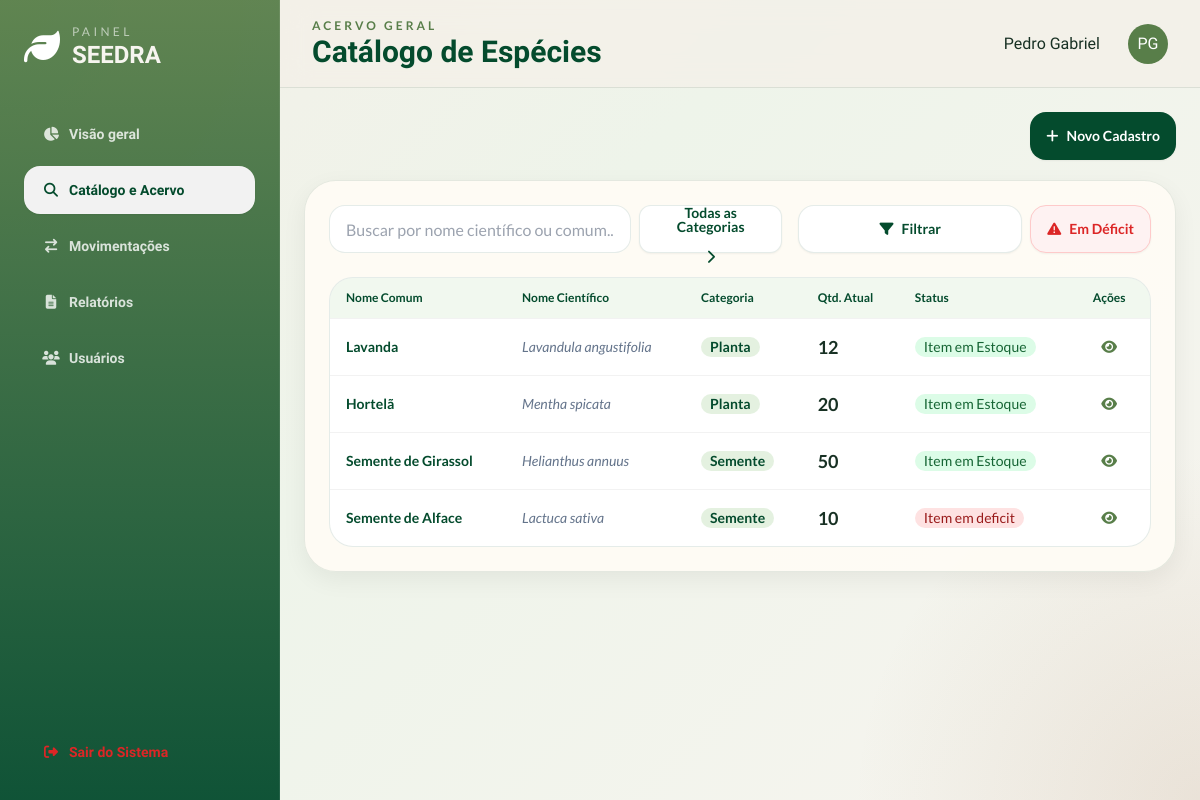
Page /catalogo (signed in) on the committed database.
### models.py (models this page shows)
class Usuarios(db.Model, UserMixin):
    __tablename__ = 'usuarios'
    id = db.Column(db.Integer, primary_key = True)
    nome = db.Column(db.String(50), nullable = False)
    email = db.Column(db.String(50), nullable = False, unique = True)
    senha = db.Column(db.String(), nullable = False)
    usuario_instituicoes = db.relationship('UsuarioInstituicoes', back_populates = 'usuarios')

class Item(db.Model):
    __tablename__= 'items'
    id = db.Column(db.Integer, primary_key = True)
    nome = db.Column(db.String(50), nullable = False, unique = True)
    quantidade = db.Column(db.Integer, nullable = False, default = 0)
    n_cientifico = db.Column(db.String(50), nullable = False , unique = True)
    categoria = db.Column(db.String(20), nullable = False)
    deficit_limit = db.Column(db.Integer, nullable = False, default = 0)
    obs = db.Column(db.Text)
    data_cadastro = db.Column(db.Date, nullable = False)
    movimentacoes = db.relationship('Movimentacao', back_populates = 'item', lazy = True)
    def em_deficit(self):
        return self.quantidade < self.deficit_limit

### app.py (the view)
@app.route('/catalogo', methods=['GET'])
@login_required
def catalogo():
    itens = Item.query.all()
    itens_def = sum(1 for item in itens if item.em_deficit())
    alfabetica = Item.query.order_by(Item.nome.asc()).all()
    return render_template('catalogo.html', itens=itens, itens_def=itens_def, itens_alfabetica = alfabetica)

### app.py (called while the page is built)
@login_manager.user_loader
def load_user(user_id):
    return Usuarios.query.get(int(user_id))

### controllers/login.py (called while the page is built)
def login_required(f):
  @wraps(f)
  def decorated_function(*args, **kwargs):
      if 'usuarios_id' not in session:
         flash("Faça login primeiro!", 'erro')
         return redirect(url_for('login.login'))
      return f(*args, **kwargs)
  return decorated_function

### templates/catalogo.html (shortened to what this page needs)
{% extends 'base.html' %}
{% set page_id = 'catalogo' %}
{% block header_subtitle %}Acervo Geral{% endblock %}
{% block header_title %}Catálogo de Espécies{% endblock %}
{% block content %}
<div class="flex justify-end mb-4">
    <a href="{{ url_for('novo_item') }}" class="btn rounded-2xl border-0 bg-seedra-leafDark hover:bg-seedra-leafMid text-white font-lato">
        <i class="fa-solid fa-plus"></i> Novo Cadastro
    </a>
</div>
<section class="mt-5 soft-card rounded-[2rem] p-6">
    <div class="flex flex-col md:flex-row gap-4 justify-between items-center mb-6">
        <div class="flex-1 w-full flex gap-2">
            <input type="text" placeholder="Buscar por nome científico ou comum..." class="input input-bordered rounded-2xl bg-white border-seedra-leafDark/10 w-full max-w-md font-lato" id="c_search" />
            <div class="relative inline-block w-56">
                <button id="c_btn" class="btn w-full flex justify-center rounded-xl bg-white font-lato text-seedra-leafDark border-seedra-leafDark/10 gap-4 hover:bg-seedra-leafMid hover:text-white">
                    <span id="content_span" class=" transition-transform easy-in-out">Todas as Categorias</span>
                    <i id="c_arrow" class="fa-solid fa-chevron-right transition-transform"></i>
                </button>
            </div>
        </div>
        <div class="flex gap-2">
            <div class="relative inline-block w-56 ">
                <button class="w-full flex justify-center btn rounded-2xl bg-white text-seedra-leafDark border border-seedra-leafDark/10 hover:bg-seedra-leafMid hover:text-white hover:border-seedra-seedSand shadow-sm font-lato" id="filter_button">
                    <i id="filter_span" class="fa-solid fa-filter"></i> Filtrar
                </button>
            </div>
            <button class="btn rounded-2xl bg-red-50 text-red-600 border border-red-200 hover:bg-red-100 hover:border-red-300 shadow-sm font-lato" id="btn_deficit">
                <i class="fa-solid fa-triangle-exclamation"></i> Em Déficit
            </button>
        </div>
    </div>
    <div class="overflow-x-auto rounded-[1.5rem] border border-seedra-leafDark/10 bg-white">
        <table class="table font-lato">
            <thead class="bg-seedra-leafLight/10 text-seedra-leafDark">
                <tr>
                    <th>Nome Comum</th>
                    <th>Nome Científico</th>
                    <th>Categoria</th>
                    <th>Qtd. Atual</th>
                    <th>Status</th>
                    <th class="text-center">Ações</th>
                </tr>
            </thead>
            <tbody>
                {% for item in itens %}
                <tr id="list_order_normal" class="{% if item.em_deficit() %}item_deficit{% else %}item_ok{% endif %} transition {% if item.categoria == 'Semente' %} c_semente {% else %} c_planta {% endif %}">
                    <td class="font-bold text-seedra-leafDark">{{ item.nome }}</td>
                    <td class="italic text-slate-500">{{ item.n_cientifico }}</td>
                    <td><span class="badge border-0 bg-seedra-leafLight/20 text-seedra-leafDark font-bold">{{ item.categoria}}</span></td>
                    <td class="metric-value font-bold text-lg">{{ item.quantidade }}</td>
                    <td><span class="badge border-0 {% if item.em_deficit() %} bg-red-100 text-red-800 {% else %} bg-green-100 text-green-800 {% endif %}">
                        {% if item.em_deficit() %}
                            Item em deficit
                        {% else %}
                            Item em Estoque
                        {% endif %}
                    </span></td>
                    <td class="text-center">
                        <a href="{{ url_for('detalhes_item', id=item.id) }}" class="btn btn-sm btn-ghost text-seedra-leafMid rounded-xl"><i class="fa-solid fa-eye"></i></a>
                    </td>
                </tr>
                {% endfor %}
            </tbody>
        </table>
    </div>
</section>
{% endblock %}

### templates/base.html (shortened to what this page needs)
<!DOCTYPE html>
<html lang="pt-BR" data-theme="light">
<head>
  <link rel="stylesheet" href="/static/css/style.css" />
  <script src="/static/js/tailwind.config.js" defer></script>
  <script src="https://cdn.tailwindcss.com"></script>
  <link href="https://cdn.jsdelivr.net/npm/daisyui@4.12.10/dist/full.min.css" rel="stylesheet" type="text/css" />
  <link rel="stylesheet" href="https://cdnjs.cloudflare.com/ajax/libs/font-awesome/6.4.0/css/all.min.css">
</head>
<body class="font-sans">
  <div class="dashboard-shell">
    <aside class="sidebar p-5 lg:p-6 flex flex-col gap-6">
      <div class="flex items-center gap-3">
        <i class="fa-solid fa-leaf text-4xl text-white"></i>
        <div>
          <p class="text-xs uppercase tracking-[0.28em] text-white/60 font-lato">Painel</p>
          <h1 class="text-2xl font-extrabold leading-tight">SEEDRA</h1>
        </div>
      </div>
      {% block nav %}
        <nav class="space-y-2 mt-4">
          <a href="{{ url_for('dashboard') }}" class="btn btn-block justify-start  hover:bg-white/20 hover:text-white  rounded-2xl {{ 'text-seedra-leafDark border-white/10 bg-white/14' if page_id =='visao' else 'btn-ghost text-white/80 hover:bg-white/10' }}"><i class="fa-solid fa-chart-pie w-5"></i> Visão geral</a>
          <a href="{{ url_for('catalogo') }}" class="btn btn-block justify-start  hover:bg-white/20 hover:text-white  rounded-2xl {{ 'text-seedra-leafDark border-white/10 bg-white/14' if page_id =='catalogo' else 'btn-ghost text-white/80 hover:bg-white/10' }}"><i class="fa-solid fa-magnifying-glass w-5"></i>Catálogo e Acervo</a>
          <a href="{{ url_for('movimentacao') }}" class="btn btn-block justify-start  hover:bg-white/20 hover:text-white  rounded-2xl {{ 'text-seedra-leafDark border-white/10 bg-white/14' if page_id =='movimentacoes' else 'btn-ghost text-white/80 hover:bg-white/10' }}"><i class="fa-solid fa-arrow-right-arrow-left w-5"></i>Movimentações</a>
          <a href="{{ url_for('relatorios') }}" class="btn btn-block justify-start  hover:bg-white/20 hover:text-white  rounded-2xl {{ 'text-seedra-leafDark border-white/10 bg-white/14' if page_id =='relatorios' else 'btn-ghost text-white/80 hover:bg-white/10' }}"><i class="fa-solid fa-file-lines w-5"></i>Relatórios</a>
          <a href="{{ url_for('usuarios') }}" class="btn btn-block justify-start  hover:bg-white/20 hover:text-white  rounded-2xl {{ 'text-seedra-leafDark border-white/10 bg-white/14' if page_id =='usuarios' else 'btn-ghost text-white/80 hover:bg-white/10' }}"><i class="fa-solid fa-users w-5"></i>Usuários</a>
        </nav>
      {% endblock %}
      <div class="mt-auto">
        <a href="{{ url_for('logout') }}" class="btn btn-block justify-start btn-ghost text-red-600  hover:scale-110  hover:bg-transparent rounded-2xl"><i class="fa-solid fa-right-from-bracket w-5"></i> Sair do Sistema</a>
      </div>
    </aside>
    <header class="topbar px-5 lg:px-8 flex items-center justify-between gap-4">
      <div>
        <p class="text-xs uppercase tracking-[0.25em] text-seedra-leafMid font-semibold font-lato">{% block header_subtitle %}SEEDRA{% endblock %}</p>
        <h2 class="text-2xl md:text-3xl font-extrabold text-seedra-leafDark">{% block header_title %}Painel de Controle{% endblock %}</h2>
      </div>
      <div class="flex items-center gap-3">
        <span>{% if current_user.is_authenticated %}{{current_user.nome}} {% endif %}</span>
        <div class="avatar placeholder ml-4">
          <div class="bg-seedra-leafMid text-white rounded-full w-10">
            <span>PG</span>
          </div>
        </div>
      </div>
    </header>
    <main class="main">
      {% block content %}
      {% endblock %}
    </main>
  </div>
</body>
</html>

### static/css/style.css (style rules this page uses)
:root { --leaf-dark: #044b2d; --leaf-mid: #587e49; --leaf-light: #78b863; --seed-brown: #9a774c; --seed-sand: #ddd1ae; --seed-mist: #d9d6cc; --deep-forest: #001500; --stone: #888784; --cloud: #d9d9d9; --surface: rgba(249, 248, 243, 0.78); --surface-strong: rgba(255, 252, 246, 0.9); --line: rgba(4, 75, 45, 0.10); }
html, body { height: 100%; overflow: hidden; scroll-behavior: smooth; }
body { font-family: 'Balsamiq Sans', sans-serif; background: radial-gradient(circle at top left, rgba(120,184,99,0.18), transparent 20%), radial-gradient(circle at bottom right, rgba(154,119,76,0.14), transparent 24%), linear-gradient(135deg, #f4f0e8 0%, #eef4ea 40%, #f7f4ef 100%); color: #183124; }
.dashboard-shell { display: grid; grid-template-columns: 280px 1fr; grid-template-rows: 88px 1fr; height: 100dvh; }
.sidebar { grid-row: 1 / -1; overflow-y: auto; background: linear-gradient(180deg, rgba(88,126,73,0.94), rgba(4,75,45,0.95)); color: #f7f5ef; border-right: 1px solid rgba(255,255,255,0.08); }
.topbar { grid-column: 2; position: sticky; top: 0; z-index: 10; background: rgba(244, 240, 232, 0.78); backdrop-filter: blur(14px); border-bottom: 1px solid var(--line); }
.main { grid-column: 2; overflow-y: auto; padding: 1.5rem; }
.soft-card { background: var(--surface-strong); border: 1px solid var(--line); box-shadow: 0 8px 24px rgba(0, 21, 0, 0.06); }
.metric-value { font-variant-numeric: tabular-nums lining-nums; }

### rows in the picture
Usuarios: nome "Pedro Gabriel"
Item: nome "Lavanda", n_cientifico "Lavandula angustifolia", categoria "Planta", quantidade "12", deficit_limit "Item em Estoque"
Item: nome "Hortelã", n_cientifico "Mentha spicata", categoria "Planta", quantidade "20", deficit_limit "Item em Estoque"
Item: nome "Semente de Girassol", n_cientifico "Helianthus annuus", categoria "Semente", quantidade "50", deficit_limit "Item em Estoque"
Item: nome "Semente de Alface", n_cientifico "Lactuca sativa", categoria "Semente", quantidade "10", deficit_limit "Item em deficit"
